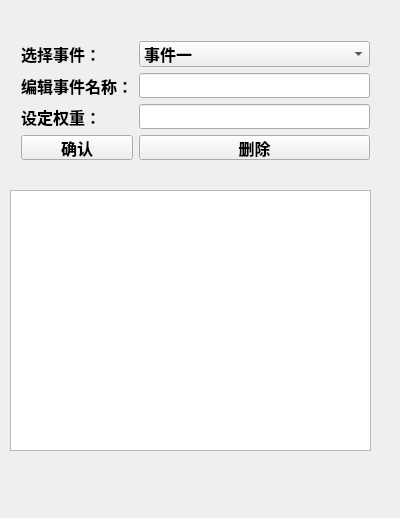
<?xml version="1.0" encoding="UTF-8"?>
<ui version="4.0">
 <class>Widget</class>
 <widget class="QWidget" name="Widget">
  <property name="geometry">
   <rect>
    <x>0</x>
    <y>0</y>
    <width>400</width>
    <height>518</height>
   </rect>
  </property>
  <property name="font">
   <font>
    <pointsize>12</pointsize>
    <weight>75</weight>
    <bold>true</bold>
   </font>
  </property>
  <property name="windowTitle">
   <string>随机事件生成软件</string>
  </property>
  <widget class="QWidget" name="gridLayoutWidget">
   <property name="geometry">
    <rect>
     <x>10</x>
     <y>30</y>
     <width>371</width>
     <height>141</height>
    </rect>
   </property>
   <layout class="QGridLayout" name="gridLayout" rowminimumheight="30,30,30,30" columnminimumwidth="110,110">
    <item row="0" column="1">
     <widget class="QComboBox" name="comboBox">
      <property name="sizePolicy">
       <sizepolicy hsizetype="Preferred" vsizetype="Preferred">
        <horstretch>0</horstretch>
        <verstretch>0</verstretch>
       </sizepolicy>
      </property>
      <property name="iconSize">
       <size>
        <width>16</width>
        <height>16</height>
       </size>
      </property>
      <item>
       <property name="text">
        <string>事件一</string>
       </property>
      </item>
      <item>
       <property name="text">
        <string>事件二</string>
       </property>
      </item>
      <item>
       <property name="text">
        <string>事件三</string>
       </property>
      </item>
      <item>
       <property name="text">
        <string>事件四</string>
       </property>
      </item>
      <item>
       <property name="text">
        <string>事件五</string>
       </property>
      </item>
      <item>
       <property name="text">
        <string>事件六</string>
       </property>
      </item>
      <item>
       <property name="text">
        <string>事件七</string>
       </property>
      </item>
      <item>
       <property name="text">
        <string>事件八</string>
       </property>
      </item>
     </widget>
    </item>
    <item row="0" column="0">
     <widget class="QLabel" name="label">
      <property name="maximumSize">
       <size>
        <width>90</width>
        <height>16777215</height>
       </size>
      </property>
      <property name="text">
       <string>选择事件：</string>
      </property>
     </widget>
    </item>
    <item row="3" column="0">
     <widget class="QPushButton" name="ok_but">
      <property name="sizePolicy">
       <sizepolicy hsizetype="Minimum" vsizetype="Minimum">
        <horstretch>0</horstretch>
        <verstretch>0</verstretch>
       </sizepolicy>
      </property>
      <property name="minimumSize">
       <size>
        <width>0</width>
        <height>25</height>
       </size>
      </property>
      <property name="text">
       <string>确认</string>
      </property>
     </widget>
    </item>
    <item row="3" column="1">
     <widget class="QPushButton" name="det_but">
      <property name="sizePolicy">
       <sizepolicy hsizetype="Minimum" vsizetype="Minimum">
        <horstretch>0</horstretch>
        <verstretch>0</verstretch>
       </sizepolicy>
      </property>
      <property name="minimumSize">
       <size>
        <width>0</width>
        <height>25</height>
       </size>
      </property>
      <property name="text">
       <string>删除</string>
      </property>
     </widget>
    </item>
    <item row="1" column="1">
     <widget class="QLineEdit" name="lineEdit">
      <property name="sizePolicy">
       <sizepolicy hsizetype="Expanding" vsizetype="Fixed">
        <horstretch>0</horstretch>
        <verstretch>0</verstretch>
       </sizepolicy>
      </property>
     </widget>
    </item>
    <item row="1" column="0">
     <widget class="QLabel" name="label_2">
      <property name="text">
       <string>编辑事件名称：</string>
      </property>
     </widget>
    </item>
    <item row="2" column="0">
     <widget class="QLabel" name="label_3">
      <property name="text">
       <string>设定权重：</string>
      </property>
     </widget>
    </item>
    <item row="2" column="1">
     <widget class="QLineEdit" name="lineEdit_2"/>
    </item>
   </layout>
  </widget>
  <widget class="QPlainTextEdit" name="TextEdit">
   <property name="geometry">
    <rect>
     <x>10</x>
     <y>190</y>
     <width>361</width>
     <height>261</height>
    </rect>
   </property>
   <property name="sizePolicy">
    <sizepolicy hsizetype="Fixed" vsizetype="Fixed">
     <horstretch>0</horstretch>
     <verstretch>0</verstretch>
    </sizepolicy>
   </property>
  </widget>
 </widget>
 <layoutdefault spacing="6" margin="11"/>
 <resources/>
 <connections/>
</ui>
